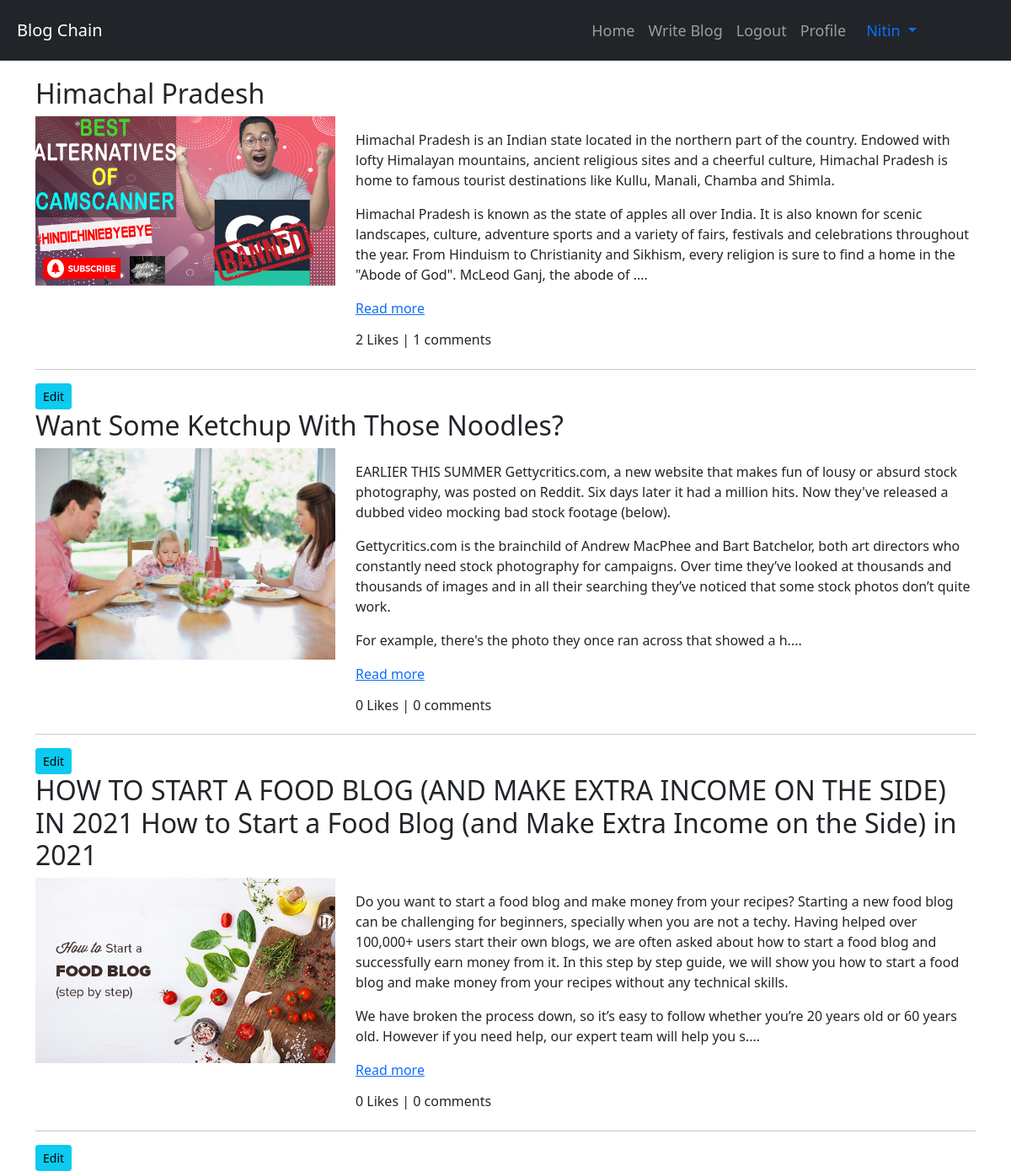
The app's page /blog/my-blog/ (signed in) with its own data.
### App_Blog/models.py (models this page shows, shortened)
class Blog(models.Model):
    author = models.ForeignKey(User, on_delete = models.CASCADE, related_name='post_author')
    blog_title = models.CharField(max_length=264, verbose_name= "Put a title")
    slug = models.SlugField(max_length = 264, unique=True)
    blog_content = RichTextField(blank=True,null=True)
    blog_image = models.ImageField(upload_to = 'blog_images', verbose_name = "Blog Image" )
    publish_date = models.DateTimeField(auto_now_add=True)
    update_date = models.DateTimeField(auto_now=True)

### App_Blog/views.py (the view)
# urls.py: path('my-blog/', views.MyBlog.as_view(), name = "myblog"),
class MyBlog(LoginRequiredMixin,TemplateView):
    template_name = 'App_Blog/my_blogs.html'

### App_Blog/templatetags/custom_filter.py (called while the page is built)
def range_filter(value):
    return value[0:600] + "...."

### templates/App_Blog/my_blogs.html (shortened to what this page needs)
{% extends 'base.html' %}
{% load custom_filter %}
{% block body_block %}
{% for blog in user.post_author.all %}
<h2>{{blog.blog_title}}</h2>
<div class="row">
    <div class="col-sm-4">
        <img src="/Media/{{blog.blog_image}}" alt="{{blog.blog_title}}" title="{{blog.blog_title}}" width = "100%">
    </div>
    <div class="col-sm-8">
        <p>{{blog.blog_content | range_filter| linebreaks}}
            <a href="{% url 'App_Blog:blog_detail' slug=blog.slug %}">Read more</a>
        </p>
        <h6>{{blog.liked_blog.count}} Likes | {{blog.blog_comment.count}} comments</h6>
    </div>
</div>
<hr>
<a href="{% url 'App_Blog:edit_blog' pk=blog.pk %}" class = "btn btn-info btn-sm" >Edit</a>
{% endfor %}
{% endblock %}

### templates/base.html (shortened to what this page needs)
{% load static %}
<!doctype html>
<html lang="en">
  <head>
    <link href="https://cdn.jsdelivr.net/npm/bootstrap@5.1.3/dist/css/bootstrap.min.css" rel="stylesheet">
    <link href= "https://cdnjs.cloudflare.com/ajax/libs/font-awesome/5.10.0-10/css/all.min.css" rel = "stylesheet">
    <link href="{% static '/css/owl.carousel.min.css' %}" rel="stylesheet">
    <link rel="stylesheet" href="{% static 'css/owl.theme.default.min.css'%}">
  </head>
  <body>
        <nav class = "navbar navbar-expand-sm bg-dark navbar-dark" style="padding-right: 6rem; height:4.5rem; font-size: 18px;">
            <div class="navbar-header page-scroll">
                <a class="navbar-brand" href="{% url 'index' %}" style = "padding-left: 20px;">Blog Chain</a>
            </div>
            <ul class="nav navbar-nav ms-auto">
                <li class="nav-item active">
                    <a class = "nav-link" href="{% url 'index' %}">Home</a>
                </li>
                {% if user.is_authenticated %}
                <li class="nav-item active">
                    <a class = "nav-link" href="{% url 'App_Blog:blog/create_blog/' %}">Write Blog</a>
                </li>
                <li class="nav-item active">
                    <a class = "nav-link" href="{% url 'App_Login:logout' %}">Logout</a>
                </li>
                <li class="nav-item active">
                    <a class = "nav-link" href="{% url 'App_Login:profile' %}">Profile</a>
                </li>
                {% endif %}
            </ul>
            {% if user.is_authenticated %}
            <div class="nav-item dropdown">
                <a class="nav-link dropdown-toggle" data-bs-toggle="dropdown" href="#">
                    {{user.username}}
                </a>
            </div>
            {% endif %}
        </nav>
        <div class="container" style="padding-top:20px;">
            {% block body_block %}
            {% endblock %}
        </div>
  </body>
</html>

### records on screen
Blog: blog_title "Himachal Pradesh", blog_image (picture), blog_content|range_filter "Himachal Pradesh is an Indian state located in the northern part of the country. Endowed with lofty Himalayan mountains, ancient religious sites and a cheerful culture, Himachal Pradesh is home to famous tourist destinations like Kullu, Manali, Chamba and Shimla. Himachal Pradesh is known as the state of apples all over India. It is also known for scenic landscapes, culture, adventure sports and a variety of fairs, festivals and celebrations throughout the year. From Hinduism to Christianity and Sikhism, every religion is sure to find a home in the \"Abode of God\". McLeod Ganj, the abode of ....", liked_blog.count "2", blog_comment.count "1"
Blog: blog_title "Want Some Ketchup With Those Noodles?", blog_image (picture), blog_content|range_filter "EARLIER THIS SUMMER Gettycritics.com, a new website that makes fun of lousy or absurd stock photography, was posted on Reddit. Six days later it had a million hits. Now they've released a dubbed video mocking bad stock footage (below). Gettycritics.com is the brainchild of Andrew MacPhee and Bart Batchelor, both art directors who constantly need stock photography for campaigns. Over time they’ve looked at thousands and thousands of images and in all their searching they’ve noticed that some stock photos don’t quite work. For example, there's the photo they once ran across that showed a h....", liked_blog.count "0", blog_comment.count "0"
Blog: blog_title "HOW TO START A FOOD BLOG (AND MAKE EXTRA INCOME ON THE SIDE) IN 2021 How to Start a Food Blog (and Make Extra Income on the Side) in 2021", blog_image (picture), blog_content|range_filter "Do you want to start a food blog and make money from your recipes? Starting a new food blog can be challenging for beginners, specially when you are not a techy. Having helped over 100,000+ users start their own blogs, we are often asked about how to start a food blog and successfully earn money from it. In this step by step guide, we will show you how to start a food blog and make money from your recipes without any technical skills. We have broken the process down, so it’s easy to follow whether you’re 20 years old or 60 years old. However if you need help, our expert team will help you s....", liked_blog.count "0", blog_comment.count "0"

### other values on screen
{{ user.username }} "Nitin"
